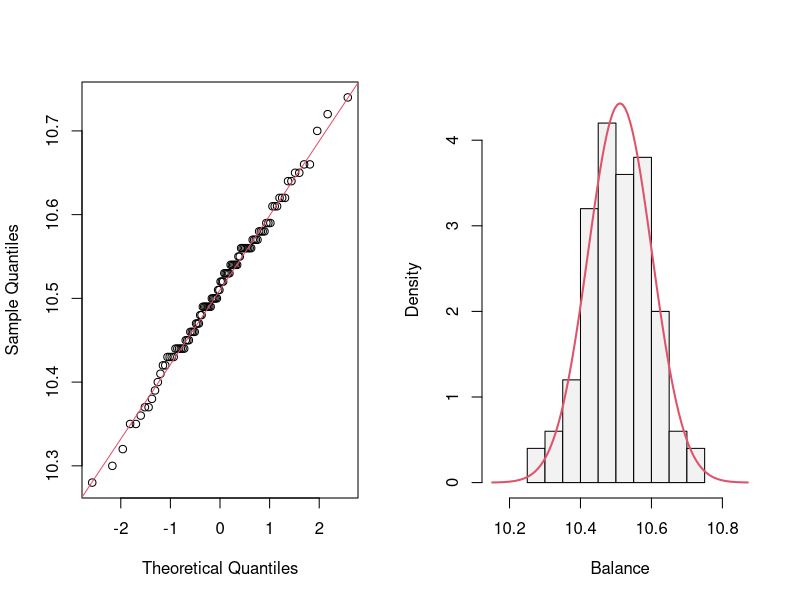

Reproduce this figure in R.
## ---- chunk 1
datos <- c(10.44,10.52,10.42,10.66,10.53,10.42,10.55,10.57,10.56,10.47,10.65,10.54,
           10.44,10.28,10.61,10.50,10.50,10.59,10.58,10.56,10.59,10.58,10.51,10.30,
           10.56,10.49,10.48,10.35,10.45,10.54,10.64,10.49,10.54,10.49,10.36,10.46,
           10.46,10.49,10.61,10.58,10.48,10.47,10.57,10.56,10.43,10.43,10.54,10.58,
           10.49,10.59,10.54,10.44,10.53,10.39,10.64,10.70,10.46,10.40,10.56,10.49,
           10.74,10.50,10.57,10.50,10.43,10.52,10.32,10.65,10.52,10.72,10.55,10.43,
           10.56,10.41,10.37,10.53,10.46,10.50,10.51,10.44,10.44,10.49,10.62,10.35,
           10.56,10.53,10.61,10.47,10.54,10.53,10.45,10.62,10.62,10.57,10.66,10.56,
           10.37,10.44,10.38,10.45)
## ---- chunk 2
# datos
# tamaño de muetra
print(n <- length(datos))
# promedio muestral
print(xb <- mean(datos))
# desviacion estandar muestral
print(s <- sd(datos))
# prueba de hipotesis
# H0: mu = 10 frente a mu != 10
# nivel de significancia
print(alpha <- 0.05)
# estadistico de prueba
print(tc <- (xb - 10)/(s/sqrt(n)))
# region de rechazo (dos colas)
# x tales que |x| > t_{n-1,1-alpha/2}
print(percentil <- qt(p = 1-alpha/2, df = n-1))
# ¿el estadistico de prueba pertenece a la region de rechazo?
abs(tc) > percentil
# valor p
print(valor_p <- 2*pt(q = tc, df = n-1, lower.tail = FALSE))
# ¿el valor p es menor que el nivel de significancia?
valor_p < alpha
# decision
# rechazar H0
# intervalo de confinza
xb + c(-1,1)*qt(p = 1-alpha/2, df = n-1)*s/sqrt(n)
# ¿el valor hipotetico hace parte del intervalo de confianza?
(xb - percentil*s/sqrt(n) < 10) & (10 < xb + percentil*s/sqrt(n))
# conclusion
# hay suficiente evidencia para establecer que la balanza no esta calibrada
## ---- chunk 3
# prueba de normalidad de Shpiro-Wilk
shapiro.test(datos)
# graficos 
par(mfrow=c(1,2))
# qqplot
qqnorm(datos, main = "")
qqline(datos, col = 2)
# histograma
hist(datos, freq = F, col = "gray95", xlab = "Balance", main = "", 
     xlim = c(xb-4*s, xb+4*s), ylim = c(0, 4.5))
curve(dnorm(x, mean = xb, sd = s), col = 2, lwd = 2, add = TRUE)
# decision
# no rechazar H0
# conclusion
# no hay suficiente evidencia para establecer que los pesos no provienen de una
# poblacion con distribucion normal
## ---- chunk 4
# datos
# tamaño de muetra
print(n <- 25)
# promedio muestral
print(xb <- 3.72)
# desviacion estandar muestral
print(s <- 1.93)
# prueba de hipotesis
# H0: mu <= 4.0 frente a mu > 4.0
# nivel de significancia
print(alpha <- 0.01)
# estadistico de prueba
print(tc <- (xb - 4.0)/(s/sqrt(n)))
# region de rechazo (cola derecha)
# x tales que x < t_{n-1,alpha}
print(percentil <- qt(p = 1-alpha, df = n-1))
# ¿el estadistico de prueba pertenece a la region de rechazo?
tc > percentil
# valor p
print(valor_p <- pt(q = tc, df = n-1, lower.tail = FALSE))
# ¿el valor p es menor que el nivel de significancia?
valor_p < alpha
# decision
# no rechazar H0
# intervalo de confinza (unilateral)
c(xb - qt(p = 1-alpha, df = n-1)*s/sqrt(n), Inf)
# ¿el valor hipotetico hace parte del intervalo de confianza?
xb - qt(p = 1-alpha, df = n-1)*s/sqrt(n) < 4
# conclusion
# no hay suficiente evidencia para establecer que se requiere de un dispositivo 
# que disminuya la concentración de radón.
## ---- chunk 5
# datos
# tamaño de muetra
print(n <- 50)
# proporcion muestral
print(p <- 18/n)
# prueba de hipotesis
# H0: pi >= 0.5 frente a pi < 0.5
# nivel de significancia
print(alpha <- 0.05)
# estadistico de prueba
print(zc <- (p - 0.5)/sqrt(0.5*(1-0.5)/n))
# region de rechazo (cola izquierda)
# x tales que x < z_{alpha}
print(percentil <- qnorm(p = alpha))
# ¿el estadistico de prueba pertenece a la region de rechazo?
zc < percentil
# valor p
print(valor_p <- pnorm(q = zc, lower.tail = TRUE))
# ¿el valor p es menor que el nivel de significancia?
valor_p < alpha
# decision
# rechazar H0
# intervalo de confinza
c(-Inf, p + qnorm(p = 1-alpha)*sqrt(p*(1-p)/n))
# ¿el valor hipotetico hace parte del intervalo de confianza?
0.5 < p + qnorm(p = 1-alpha)*sqrt(p*(1-p)/n)
# conclusion
# hay suficiente evidencia para establecer que menos de la mitad de las incineradoras
# satisface los requerimientos ambientales
## ---- chunk 6
# datos
# tamaño de muetra
print(n <- 350)
# proporcion muestral
print(p <- 252/n)
# prueba de hipotesis
# H0: pi = 0.7 frente a pi != 0.7
# nivel de significancia
print(alpha <- 0.05)
# estadistico de prueba
print(zc <- (p - 0.7)/sqrt(0.7*(1-0.7)/n))
# region de rechazo (dos colas)
# x tales que |x| > z_{1-alpha/2}
print(percentil <- qnorm(p = 1-alpha/2))
# ¿el estadistico de prueba pertenece a la region de rechazo?
abs(zc) > percentil
# valor p
print(valor_p <- 2*pnorm(q = zc, lower.tail = FALSE))
# ¿el valor p es menor que el nivel de significancia?
valor_p < alpha
# decision
# no rechazar H0
# intervalo de confinza
p + c(-1,1)*qnorm(p = 1-alpha/2)*sqrt(p*(1-p)/n)
# ¿el valor hipotetico hace parte del intervalo de confianza?
(p - qnorm(p = 1-alpha/2)*sqrt(p*(1-p)/n) < 0.7) & (0.7 < p + qnorm(p = 1-alpha/2)*sqrt(p*(1-p)/n))
# conclusion
# no hay suficiente evidencia para establecer que la proporcion de personas que no hacen
# ejercicio en Winsconsin difiere del 70\% nacional
## ---- chunk 7
# datos
print(n <- 18)
# desviacion estandar muestral
print(s <- sqrt(0.36))
# nivel de significancia
print(alpha <- 0.01)
# intervalo de confianza
c((n-1)*s^2/qchisq(p = 1-alpha/2, df = n-1), (n-1)*s^2/qchisq(p = alpha/2, df = n-1))
## ---- chunk 8
# datos
# tamaño de muetra
print(n <- 30)
# desviacion estandar muestral
print(s <- sqrt(0.0005))
# prueba de hipotesis
# H0: sigma^2 <= 0.0004 frente a sigma^2 > 0.0004
# nivel de significancia
print(alpha <- 0.05)
# estadistico de prueba
print(chic <- (n-1)*s^2/0.0004)
# region de rechazo (cola derecha)
# x tales que x > chi_{n-1,1-alpha}
print(percentil <- qchisq(p = 1-alpha, df = n-1))
# ¿el estadistico de prueba pertenece a la region de rechazo?
chic > percentil
# valor p
print(valor_p <- pchisq(q = chic, df = n-1, lower.tail = FALSE))
# ¿el valor p es menor que el nivel de significancia?
valor_p < alpha
# decision
# no rechazar H0
# intervalo de confinza (unilateral)
c((n-1)*s^2/qchisq(p = 1-alpha, df = n-1), Inf)
# ¿el valor hipotetico hace parte del intervalo de confianza?
(n-1)*s^2/qchisq(p = 1-alpha, df = n-1) < 0.0004
# conclusion
# no hay suficiente evidencia para establecer que el proceso se encuentra fuera 
# de control en terminos de la variabilidad
## ---- chunk 9
# datos
# tamaño de muetra 1: 75-80 mm de diámetro (pequeñas)
print(n1 <- 161)
# tamaño de muetra 2: 90-95 mm de diámetro (grandes)
print(n2 <- 95)
# proporcion muestral 1
print(p1 <- 19/n1)
# proporcion muestral 2
print(p2 <- 22/n2)
# prueba de hipotesis
# H0: pi1-pi2 >= 0 frente a pi1-pi2 < 0
# nivel de significancia
print(alpha <- 0.01)
# estadistico de prueba
pc <- (n1*p1 + n2*p2)/(n1 + n2)
print(zc <- (p1-p2 - 0)/sqrt(pc*(1-pc)*(1/n1 + 1/n2)))
# region de rechazo (colo izquierda)
# x tales que x < z_{1-alpha}
print(percentil <- qnorm(p = alpha))
# ¿el estadistico de prueba pertenece a la region de rechazo?
zc < percentil
# valor p
print(valor_p <- pnorm(q = zc, lower.tail = TRUE))
# ¿el valor p es menor que el nivel de significancia?
valor_p < alpha
# decision
# rechazar H0
# intervalo de confinza
c(-Inf, p1-p2 + qnorm(p = 1-alpha)*sqrt(p1*(1-p1)/n1 + p2*(1-p2)/n2))
# ¿el valor hipotetico hace parte del intervalo de confianza?
0 < p1-p2 + qnorm(p = 1-alpha)*sqrt(p1*(1-p1)/n1 + p2*(1-p2)/n2)
# conclusion
# hay suficiente evidencia para establecer que las
# partículas más grandes tienen una probabilidad mayor de tener
# bacterias coliformes

# la diferencia entre los resultados que indican los intervalos de confianza
# y las pruebas de hipotesis se debe que a que los tamaños de muestra
# son altamente desbalanceados
## ---- chunk 10
# datos
# tamaño de muetra 1: depresivos
print(n1 <- 19)
# tamaño de muetra 2: normales
print(n2 <- 22)
# promedio muestral 1
print(xb1 <- 47)
# promedio muestral 2
print(xb2 <- 53.1)
# desviacion estandar muestral 1
print(s1 <- 7.8)
# desviacion estandar muestral 2
print(s2 <- 6.1)
# prueba de hipotesis
# H0: sigma^2_2/sigma^2_1 = 1 (homocedasticidad) frente a sigma^2_2/sigma^2_1 != 1 (heterocedastidad)
# nivel de significancia
print(alpha <- 0.05)
# estadistico de prueba
print(f <- s1^2/s2^2)
# region de rechazo (dos colas)
# x tales que x < F_{n1-1,n2-1,alpha/2} o x > F_{n1-1,n2-1,1-alpha/2}
print(percentil1 <- qf(p = alpha/2, df1 = n1-1, df2 = n2-1))
print(percentil2 <- qf(p = 1-alpha/2, df1 = n1-1, df2 = n2-1))
# ¿el estadistico de prueba pertenece a la region de rechazo?
(f < percentil1) | (f > percentil2)
# valor p
p1 <- pf(q = f, df1 = n1-1, df2 = n2-1, lower.tail = TRUE)  # cola inferior
p2 <- pf(q = f, df1 = n1-1, df2 = n2-1, lower.tail = FALSE) # cola superior
print(valor_p <- 2*min(p1, p2))
# ¿el valor p es menor que el nivel de significancia?
valor_p < alpha
# decision
# no rechazar H0
# intervalo de confinza
c(s2^2/s1^2*qf(p = alpha/2, df1 = n1-1, df2 = n2-1), s2^2/s1^1*qf(p = 1-alpha/2, df1 = n1-1, df2 = n2-1))
# ¿el valor hipotetico hace parte del intervalo de confianza?
(s2^2/s1^2*qf(p = alpha/2, df1 = n1-1, df2 = n2-1) < 1) & (1 < s2^2/s1^1*qf(p = 1-alpha/2, df1 = n1-1, df2 = n2-1))
# conclusion
# no hay suficiente evidencia para establecer heterocedasticidad respecto a la variabilidad
## ---- chunk 11
# datos
# tamaño de muetra 1: depresivos
print(n1 <- 19)
# tamaño de muetra 2: normales
print(n2 <- 22)
# promedio muestral 1
print(xb1 <- 47)
# promedio muestral 2
print(xb2 <- 53.1)
# desviacion estandar muestral 1
print(s1 <- 7.8)
# desviacion estandar muestral 2
print(s2 <- 6.1)
# prueba de hipotesis
# H0: mu_1 - mu_2 >= 0 frente a mu_1 - mu_2 < 0
# nivel de significancia
print(alpha <- 0.05)
# estadistico de prueba
# heterocedasatico: print(tc <- (xb1-xb2 - 0)/sqrt(s1^2/n1 + s2^2/n2))
print(sp <- sqrt(((n1-1)*s1^2 + (n2-1)*s2^2)/(n1 + n2 - 2)))
print(tc <- (xb1-xb2 - 0)/(sp*sqrt(1/n1 + 1/n2)))
# region de rechazo (cola izquierda)
# x tales que x < t_{v,alpha}
# heterocedastico: (v <- round( (s1^2/n1 + s2^2/n2)^2/( (s1^2/n1)^2/(n1-1) + (s2^2/n2)^2/(n2-1) ), 0) )
v <- n1 + n2 - 2
print(percentil <- qt(p = alpha, df = v))
# ¿el estadistico de prueba pertenece a la region de rechazo?
tc < percentil
# valor p
print(valor_p <- pt(q = tc, df = v))
# ¿el valor p es menor que el nivel de significancia?
valor_p < alpha
# decision
# rechazar H0
# intervalo de confinza
# heterocedastico: c(-Inf, xb1-xb2 + qt(p = 1-alpha, df = v)*sqrt(s1^2/n1 + s2^2/n2))
c(-Inf, xb1-xb2 + qt(p = 1-alpha, df = v)*sp*sqrt(1/n1 + 1/n2))
# ¿el valor hipotetico hace parte del intervalo de confianza?
# heterocedastico: 0 < xb1-xb2 + qt(p = 1-alpha, df = v)*sqrt(s1^2/n1 + s2^2/n2)
0 < xb1-xb2 + qt(p = 1-alpha, df = v)*sp*sqrt(1/n1 + 1/n2)
# conclusion
# hay suficiente evidencia para establecer que los pacientes con depresión 
# tienen una función cortical por debajo de lo normal
## ---- chunk 12
# datos
print(tabla <- matrix(data = c(38,36,60,57,77,75,65,92), nrow = 2, ncol = 4))
# prueba
chisq.test(x = tabla)
# decision
# No rechazar la hipotesis nula
# conclusion
# no hay suficiente evidencia para establecer que las horas de sueño y la edad 
# no son idependientes.
